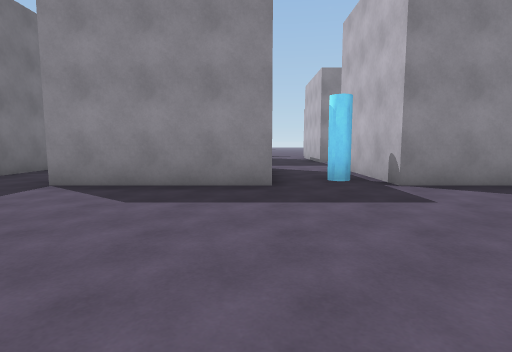
[1] (above)

20 first-person views from a walk through a Unity game level. The camera is 1.3 m above the floor, tilts 6° down and sees 80° across. The floor is counted in squares, 2 m on a side. Each view is taken from the middle of a square. On the plan, view 1 faces up. The plan holds only what a view shows up to about 10 squares ahead; the rest is blank. The place goes on beyond the plan.

[2]
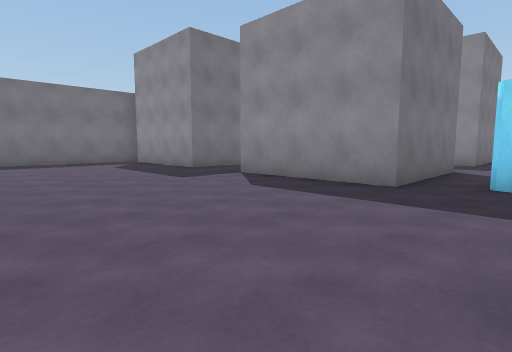

[3]
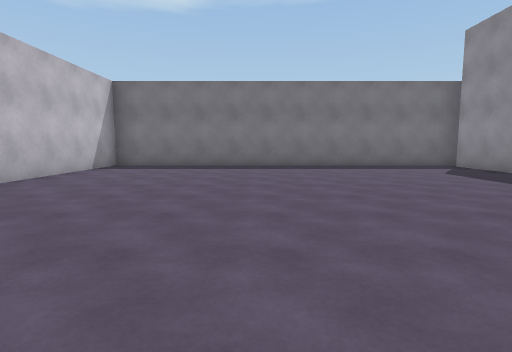

[4]
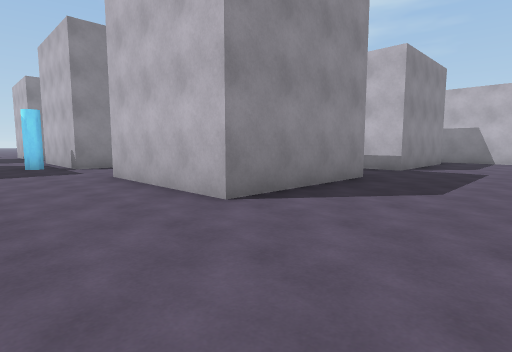

[5]
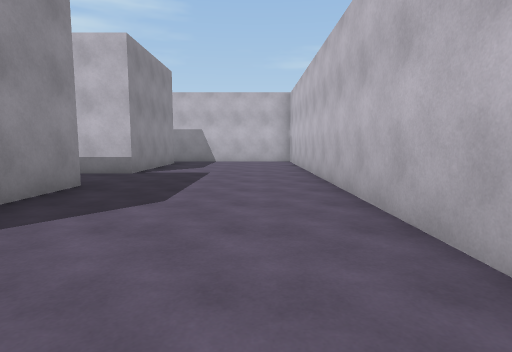

[6]
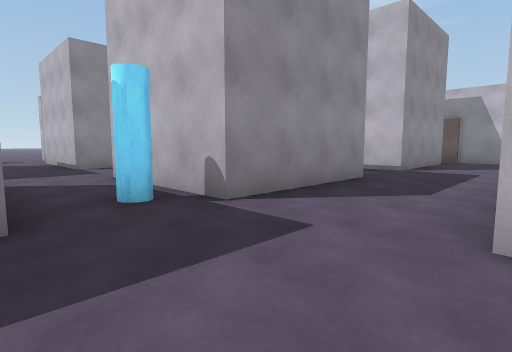

[7]
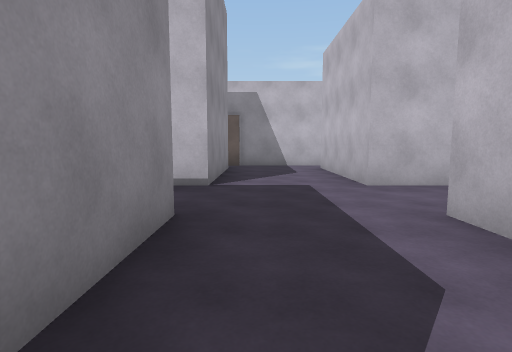

[8]
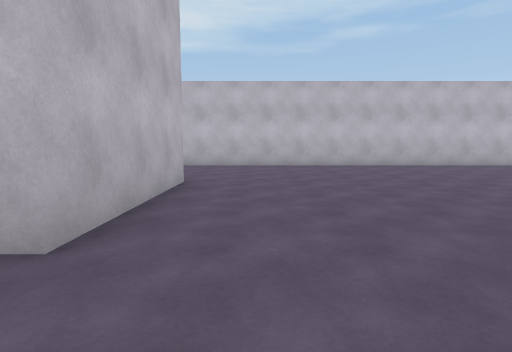

[9]
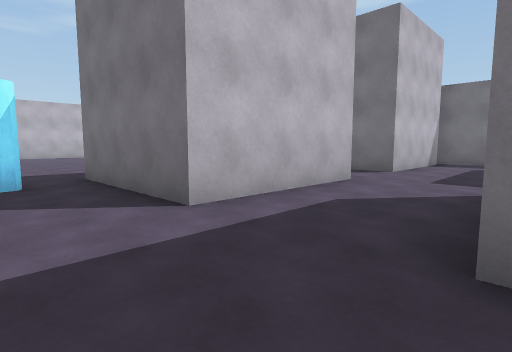

[10]
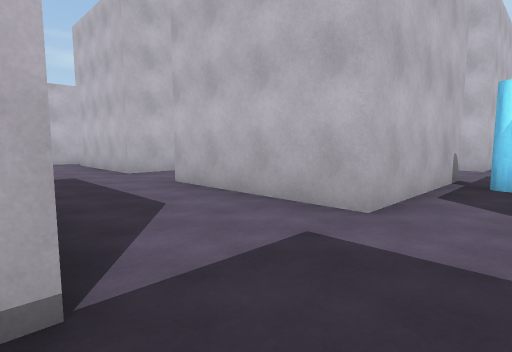

[11]
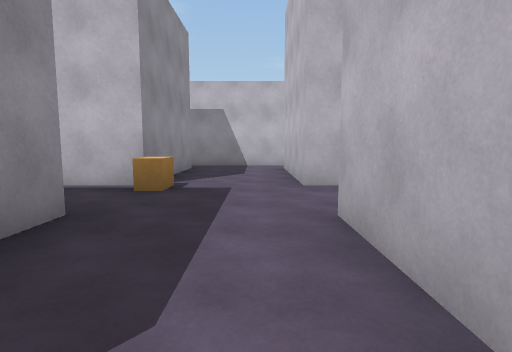

[12]
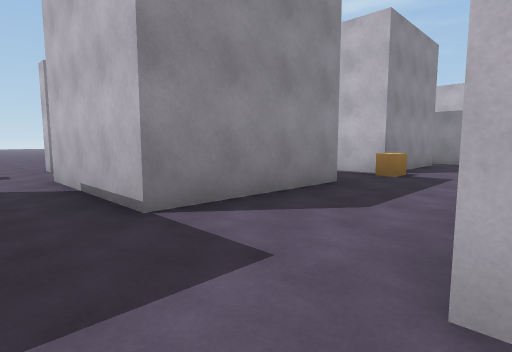

[13]
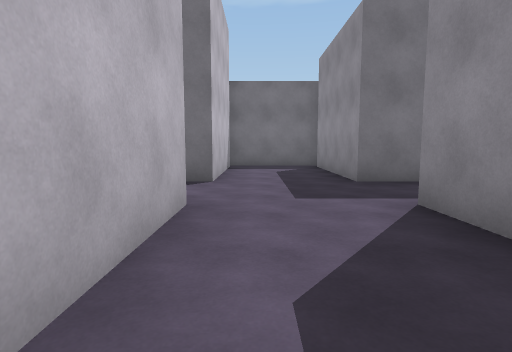

[14]
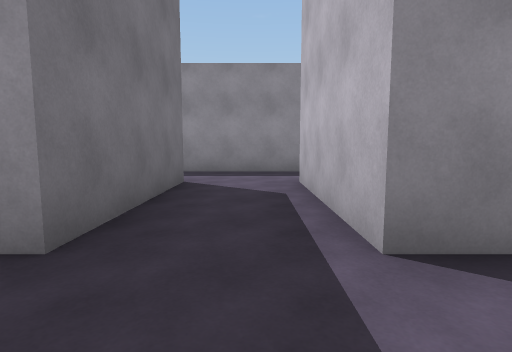

[15]
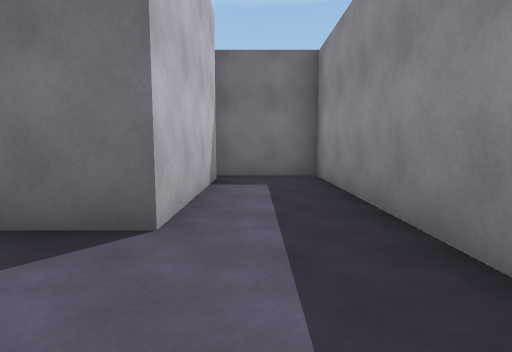

[16]
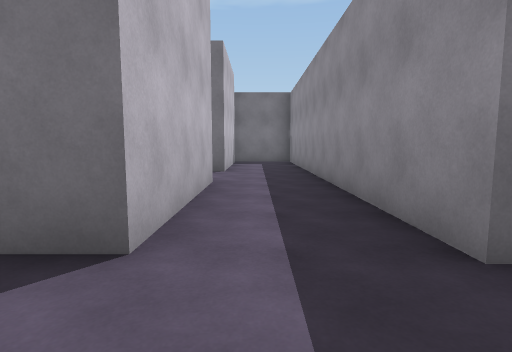

[17]
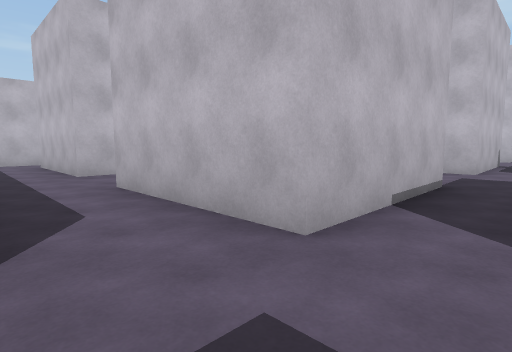

[18]
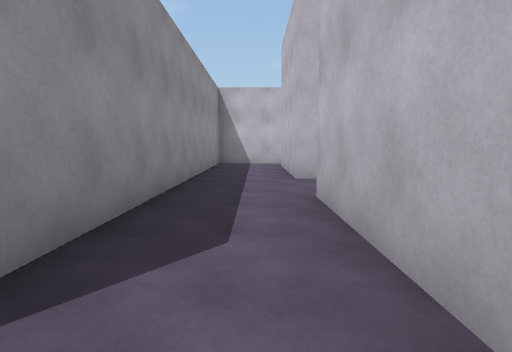

[19]
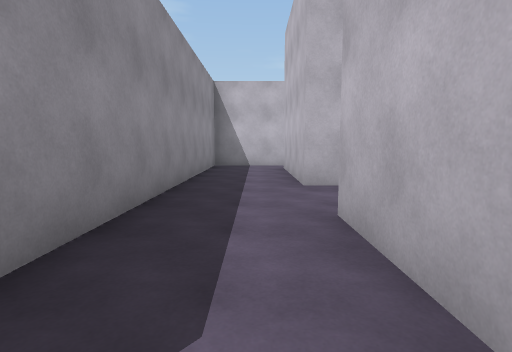

[20]
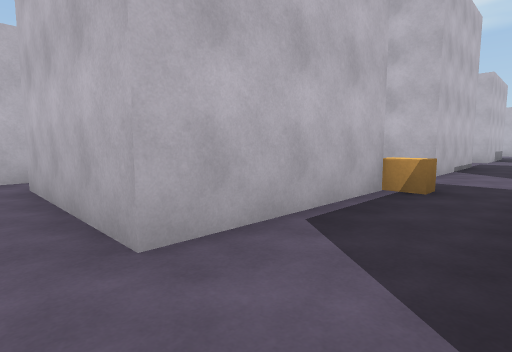

### Floor plan
Points are (right, up) in squares from view 1. A wall is a line through its corners. A room is listed if a view was taken in it or the views show most of it. See-through windows are left out.
Room 1 (views 1, 2, 3, 4, 5, 6, 7, 8, 9, 10, 12, 13, 14, 15, 16, 17, 18)
walls: (5, 2.2) (5.8, 2.2); (5.9, 4.7) (2.2, 4.7) (2.2, 8.2); (-3.4, 8.2) (0.2, 8.2) (0.2, 4.7) (-3.2, 4.7); (5.9, -1.3) (2.2, -1.3) (2.2, 2.2) (2.8, 2.2); (-2, 10.7) (-3.2, 10.7) (-3.2, 14.2) (0.2, 14.2) (0.2, 10.7) (-0.4, 10.7); (2.2, 10.7) (2.2, 14.2); (-9.2, 5.1) (-9.2, -5.3) (11.1, -5.3); (-8.8, 8.2) (-5.2, 8.2) (-5.2, 4.7) (-8.8, 4.7); (11.2, 4.7) (7.7, 4.7) (7.7, 8.2); (11.2, -1.3) (7.7, -1.3) (7.7, 2.2) (11.2, 2.2); (-9.2, 10.9) (-9.2, 8.1); (12.2, 2) (12.2, 4.9); (0.5, 16.2) (-9.2, 16.2) (-9.2, 14.1); (12.2, -3) (12.2, -2); (-8.8, 14.2) (-5.2, 14.2) (-5.2, 10.7) (-8.8, 10.7)
ways out: opening at (2, 9.5) to room 2; opening at (2, 15) to room 2; opening at (6.5, 8.5) to room 2; opening at (1.5, 16)
objects: other object (1, 5) to (2, 6)
Room 2 (views 11, 19, 20)
walls: (7.7, 11.4) (7.7, 14.2); (5.9, 10.7) (2.2, 10.7); (7.7, 8.2) (11.2, 8.2); (11.2, 10.7) (8.4, 10.7); (12.2, 8) (12.2, 11); (7.5, 16.2) (2.6, 16.2); (2.2, 8.2) (5.8, 8.2); (2.2, 14.2) (5.8, 14.2)
ways out: opening at (2, 9.5) to room 1; opening at (2, 15) to room 1; opening at (6.5, 8.5) to room 1; opening at (7, 15) to room 3; opening at (12, 14) to room 3
objects: other object (8, 11)
Room 3 (no view inside)
walls: (12.2, 14) (12.2, 16.2) (7.5, 16.2); (7.7, 14.2) (11.2, 14.2)
ways out: opening at (7, 15) to room 2; opening at (12, 14) to room 2

Positions as (right, up) in squares from view 1, and headings:
1: (0, 0), facing up
2: (2, 0), facing up-left
3: (0, -1), facing left
4: (0, -4), facing up-right
5: (1, -4), facing right
6: (0, 2), facing up-right
7: (3, 4), facing right
8: (1, 4), facing down
9: (2, 11), facing down-left
10: (1, 11), facing down-right
11: (3, 9), facing right
12: (1, 8), facing up-right
13: (0, 9), facing left
14: (-4, 9), facing up
15: (-3, 15), facing left
16: (2, 15), facing left
17: (1, 16), facing down-right
18: (2, 15), facing right
19: (3, 15), facing right
20: (6, 15), facing down-right
